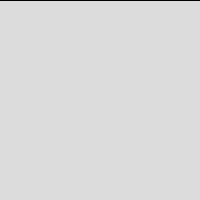
Frame 1 (no input)
Frame 60 (no input): identical to frame 1, image omitted
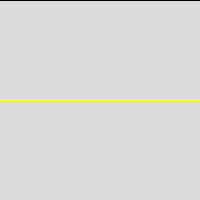
Frame 120 (the mouse pressed at the canvas centre since frame 60)

The p5.js sketch that drew these frames (run headless with seeded random() and noise() and a simulated clock; from frame 60 on, the mouse is pressed at the canvas centre):

// p5.js sketch
// ── sketch.js
let canvasXmax=200
let canvasYmax=200

function setup() {
  createCanvas(canvasXmax, canvasYmax);
  background(220);
}

function draw() {
  textSize(15);
  let string_toprint="Mouse x="+mouseX+", y="+mouseY
  // text(string_toprint, 20, 20);
  strokeWeight(2)
  line(0, mouseX, canvasXmax, mouseY);
  // eedback tasto mouse sx
  // disegnare linea gialla se chiacciamo il mouse altrimenti nero
  if (mouseIsPressed == true){
    if (mouseButton == RIGHT){
      background(220);
    }
    stroke("yellow");
  } else {
    stroke("black");
  }
}
